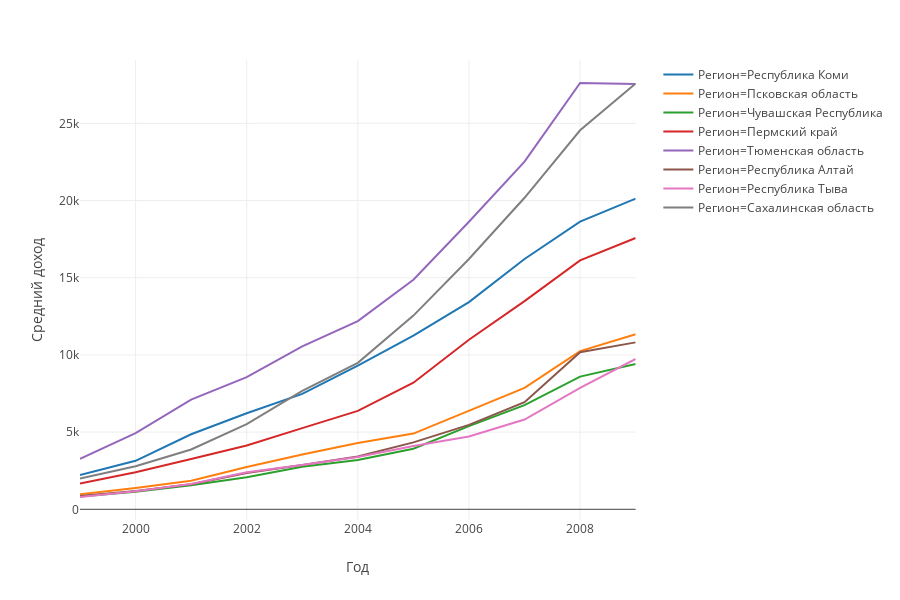

Source (notebook cell):
### Code cell
sample = income[income['Регион'].isin(region_sample)].copy()
px.line(sample, x = 'Год', y = 'Средний доход', color = 'Регион')

### Figure 1 — Plotly figure (JSON) as saved in the notebook; plotly's stock layout.template omitted (floating-point values rounded to 4 significant figures)
{"data": [{"hoverlabel": {"namelength": 0}, "hovertemplate": "Регион=Республика Коми<br>Год=%{x}<br>Средний доход=%{y}", "legendgroup": "Регион=Республика Коми", "line": {"color": "#1f77b4", "dash": "solid"}, "mode": "lines", "name": "Регион=Республика Коми", "showlegend": true, "type": "scatter", "x": [1999, 2000, 2001, 2002, 2003, 2004, 2005, 2006, 2007, 2008, 2009], "xaxis": "x", "y": [2226.0, 3141.0, 4862.0, 6225, 7477.0, 9301.0, 11250.0, 13420.0, 16220.0, 18640.0, 20130.0], "yaxis": "y"}, {"hoverlabel": {"namelength": 0}, "hovertemplate": "Регион=Псковская область<br>Год=%{x}<br>Средний доход=%{y}", "legendgroup": "Регион=Псковская область", "line": {"color": "#ff7f0e", "dash": "solid"}, "mode": "lines", "name": "Регион=Псковская область", "showlegend": true, "type": "scatter", "x": [1999, 2000, 2001, 2002, 2003, 2004, 2005, 2006, 2007, 2008, 2009], "xaxis": "x", "y": [972.3, 1375.0, 1848.0, 2735, 3556.0, 4294.0, 4906.0, 6382.0, 7863, 10250.0, 11340.0], "yaxis": "y"}, {"hoverlabel": {"namelength": 0}, "hovertemplate": "Регион=Чувашская Республика<br>Год=%{x}<br>Средний доход=%{y}", "legendgroup": "Регион=Чувашская Республика", "line": {"color": "#2ca02c", "dash": "solid"}, "mode": "lines", "name": "Регион=Чувашская Республика", "showlegend": true, "type": "scatter", "x": [1999, 2000, 2001, 2002, 2003, 2004, 2005, 2006, 2007, 2008, 2009], "xaxis": "x", "y": [830.2, 1140.0, 1553.0, 2070.0, 2749.0, 3188.0, 3925.0, 5384.0, 6750.0, 8594.0, 9405.0], "yaxis": "y"}, {"hoverlabel": {"namelength": 0}, "hovertemplate": "Регион=Пермский край<br>Год=%{x}<br>Средний доход=%{y}", "legendgroup": "Регион=Пермский край", "line": {"color": "#d62728", "dash": "solid"}, "mode": "lines", "name": "Регион=Пермский край", "showlegend": true, "type": "scatter", "x": [1999, 2000, 2001, 2002, 2003, 2004, 2005, 2006, 2007, 2008, 2009], "xaxis": "x", "y": [1672.0, 2401, 3254.0, 4130.0, 5257.0, 6372.0, 8202.0, 10980.0, 13481, 16119, 17570.0], "yaxis": "y"}, {"hoverlabel": {"namelength": 0}, "hovertemplate": "Регион=Тюменская область<br>Год=%{x}<br>Средний доход=%{y}", "legendgroup": "Регион=Тюменская область", "line": {"color": "#9467bd", "dash": "solid"}, "mode": "lines", "name": "Регион=Тюменская область", "showlegend": true, "type": "scatter", "x": [1999, 2000, 2001, 2002, 2003, 2004, 2005, 2006, 2007, 2008, 2009], "xaxis": "x", "y": [3266.0, 4934.0, 7109.0, 8558.0, 10560.0, 12190.0, 14870.0, 18620.0, 22520.0, 27610.0, 27550.0], "yaxis": "y"}, {"hoverlabel": {"namelength": 0}, "hovertemplate": "Регион=Республика Алтай<br>Год=%{x}<br>Средний доход=%{y}", "legendgroup": "Регион=Республика Алтай", "line": {"color": "#8c564b", "dash": "solid"}, "mode": "lines", "name": "Регион=Республика Алтай", "showlegend": true, "type": "scatter", "x": [1999, 2000, 2001, 2002, 2003, 2004, 2005, 2006, 2007, 2008, 2009], "xaxis": "x", "y": [865.6, 1182, 1620, 2355.0, 2876.0, 3419.0, 4334.0, 5470.0, 6934.0, 10170.0, 10810.0], "yaxis": "y"}, {"hoverlabel": {"namelength": 0}, "hovertemplate": "Регион=Республика Тыва<br>Год=%{x}<br>Средний доход=%{y}", "legendgroup": "Регион=Республика Тыва", "line": {"color": "#e377c2", "dash": "solid"}, "mode": "lines", "name": "Регион=Республика Тыва", "showlegend": true, "type": "scatter", "x": [1999, 2000, 2001, 2002, 2003, 2004, 2005, 2006, 2007, 2008, 2009], "xaxis": "x", "y": [797.2, 1168.0, 1638.0, 2402.0, 2873.0, 3385.0, 4099.0, 4720.0, 5817.0, 7871.0, 9738.0], "yaxis": "y"}, {"hoverlabel": {"namelength": 0}, "hovertemplate": "Регион=Сахалинская область<br>Год=%{x}<br>Средний доход=%{y}", "legendgroup": "Регион=Сахалинская область", "line": {"color": "#7f7f7f", "dash": "solid"}, "mode": "lines", "name": "Регион=Сахалинская область", "showlegend": true, "type": "scatter", "x": [1999, 2000, 2001, 2002, 2003, 2004, 2005, 2006, 2007, 2008, 2009], "xaxis": "x", "y": [1993.0, 2793.0, 3872.0, 5523.0, 7676, 9488.0, 12548, 16210.0, 20178, 24550.0, 27580.0], "yaxis": "y"}], "layout": {"height": 600, "legend": {"tracegroupgap": 0}, "margin": {"t": 60}, "xaxis": {"anchor": "y", "domain": [0, 0.98], "title": {"text": "Год"}}, "yaxis": {"anchor": "x", "domain": [0, 1], "title": {"text": "Средний доход"}}}}
